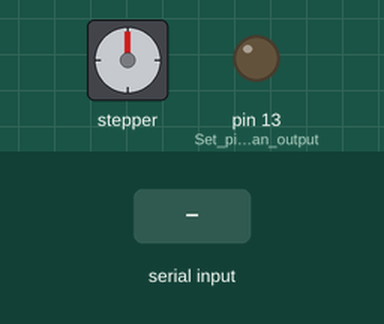
Bench run of a sketch on a simulated Arduino Uno, built with avr-gcc and run on an emulated ATmega328P. Parts: stepper motor, output pins drawn as LEDs (lit = HIGH). The test bench sets the inputs (shaded band). Stepper angles assume 48 steps per turn.

Above: at 1.2 s.
1.3 s: "1" received over Serial
At 1.45 s:
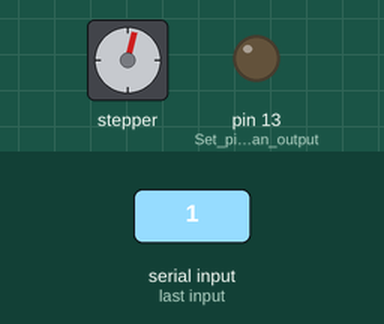
At 6.79 s:
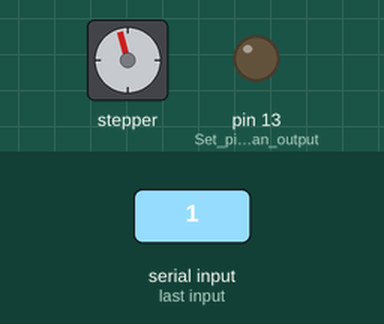
Timing chart, 0 to 8.5 s (numbered marks = the images above; inputs shaded):
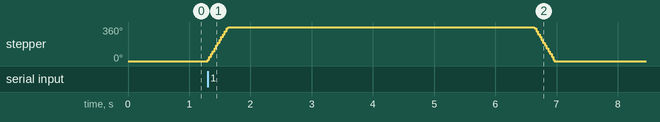

Measured:
- after the input at 1.3 s, stepper: turns 360° clockwise in 0.34 s, then 360° counter-clockwise in 0.32 s

The sketch:

barrera.ino
```cpp
#include <Stepper.h>

#define STEPS 48

Stepper stepper(STEPS, 8, 9, 10, 11);

void setup() {
  Serial.begin(9600); // Initialize serial communication
  pinMode(13, OUTPUT); // Set pin 13 as an output
  stepper.setSpeed(180); // Set the speed in degrees per second
}

void loop() {
  if (Serial.available() > 0) {
    char command = Serial.read(); // Read a single character from serial
    if (command == '1') {
      stepper.step(STEPS); // Move forward by 48 steps
      delay(5000);
      stepper.step(-STEPS); // Move backward by 48 steps

  }
}
}
```
